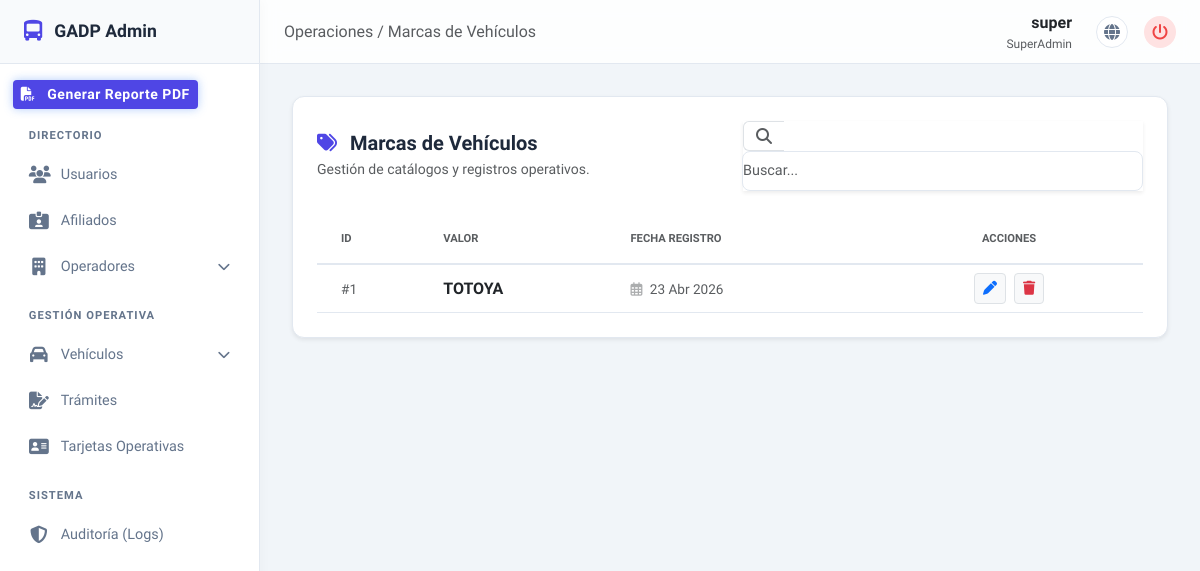
Page /gestion/marcas/ (signed in) on the earlier database version.
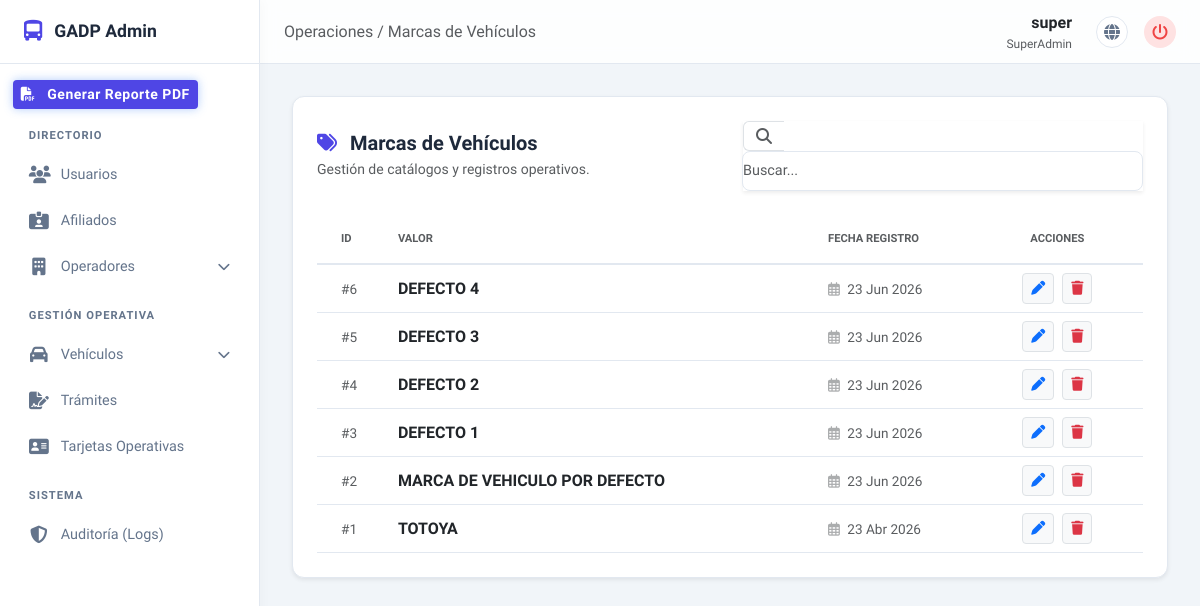
Same page on the later database version.
### apps/usuario/models.py (models this page shows, shortened)
class Usuario(AbstractUser):
    ROLES = (
        ('sa', 'Super Administrador'),
        ('a', 'Administrador'),
        ('u', 'Tecnico')
    )
    rol = models.CharField(max_length=2, choices=ROLES, default='u')
    objects = UsuarioManager()

### apps/vehiculo/models.py (models this page shows, shortened)
class MarcaVehiculo(models.Model):
    nombre = models.CharField(max_length=100)
    fecha_registro = models.DateTimeField(auto_now_add=True)

### apps/gestion/views.py (the view, shortened to what this page needs)
# urls.py: path('marcas/', views.gestion_marcas, name='marca_list'),
@login_required
@user_passes_test(es_superadmin, login_url='/', redirect_field_name=None)
def gestion_marcas(request: HttpRequest) -> HttpResponse:
    q = request.GET.get('q', '').strip()
    try:
        lista = MarcaVehiculo.objects.all().order_by('-fecha_registro')
        if q:
            lista = lista.filter(nombre__icontains=q)
        paginator = Paginator(lista, 20)
        registros = paginator.get_page(request.GET.get('page'))
    except DatabaseError as e:
        logger.error(f"Error consultando marcas: {e}")
        registros = []
    contexto = {
        'registros': registros,
        'q': q,
        'form_generico': MarcaVehiculoForm(),
        'titulo': 'Marcas de Vehículos',
        'icono': 'fa-tags',
        'campo_mostrar': 'nombre'
    }
    return render(request, 'gestion/gestion_parametros_vehiculo.html', contexto)

### apps/vehiculo/forms.py
class MarcaVehiculoForm(BootstrapFormMixin, forms.ModelForm):
    class Meta:
        model = MarcaVehiculo
        fields = ['nombre']
        labels = {
            'nombre': 'Nombre de la Marca'
        }
        widgets = {
            'nombre': forms.TextInput(attrs={'placeholder': 'Ej. Toyota, Nissan, Volvo...'})
        }

### apps/usuario/permisos.py (called while the page is built)
def es_superadmin(user):
    return user.is_authenticated and user.rol == 'sa'

### apps/gestion/templates/gestion/gestion_parametros_vehiculo.html (shortened to what this page needs)
{% extends 'gestion/base_admin.html' %}
{% block header_title %}Operaciones / {{ titulo }}{% endblock %}
{% block content %}
<div class="card-panel shadow-sm">
    <div class="d-flex flex-column flex-md-row justify-content-between align-items-md-center mb-4 gap-3">
        <div>
            <h5 class="mb-1 fw-bold" style="color: var(--text-main);">
                <i class="fas {{ icono }} me-2" style="color: var(--accent-blue);"></i> {{ titulo }}
            </h5>
            <p class="text-muted small mb-0">Gestión de catálogos y registros operativos.</p>
        </div>
        <form id="formBuscador" class="d-flex" style="max-width: 400px; width: 100%;">
            <div class="input-group shadow-sm">
                <span class="input-group-text bg-white border-end-0 text-muted">
                    <i class="fas fa-search" id="iconoBusqueda"></i>
                </span>
                <input type="text" id="searchInput" name="q" value="{{ q }}" class="form-control border-start-0 ps-0" placeholder="Buscar..." autocomplete="off">
            </div>
        </form>
    </div>
    <div id="tablaContainer" class="table-responsive">
        <table class="table table-hover align-middle mb-0">
            <thead class="bg-light">
                <tr style="border-bottom: 2px solid var(--border-color);">
                    <th class="text-muted text-uppercase fw-bold py-3 ps-4" style="font-size: 0.7rem;">ID</th>
                    <th class="text-muted text-uppercase fw-bold py-3" style="font-size: 0.7rem;">Valor</th>
                    <th class="text-muted text-uppercase fw-bold py-3" style="font-size: 0.7rem;">Fecha Registro</th>
                    <th class="text-muted text-uppercase fw-bold py-3 text-center pe-4" style="font-size: 0.7rem;">Acciones</th>
                </tr>
            </thead>
            <tbody style="background-color: var(--bg-surface);">
                {% for item in registros %}
                <tr style="border-bottom: 1px solid var(--border-color);">
                    <td class="text-muted ps-4" style="font-size: 0.85rem;">#{{ item.id }}</td>
                    <td class="fw-bold text-dark">
                        {% if item.nombre %}{{ item.nombre }}{% else %}{{ item.tipo }}{% endif %}
                    </td>
                    <td class="text-muted" style="font-size: 0.85rem;">
                        <i class="far fa-calendar-alt me-1 opacity-50"></i> {{ item.fecha_registro|date:"d M Y" }}
                    </td>
                    <td class="text-center pe-4">
                        <div class="d-inline-flex gap-2">
                            <button type="button" class="btn btn-sm btn-light border" onclick="abrirModalEdicion('{{ item.id }}', '{% if item.nombre %}{{ item.nombre|escapejs }}{% else %}{{ item.tipo|escapejs }}{% endif %}')" title="Editar">
                                <i class="fas fa-pen text-primary"></i>
                            </button>
                            <button type="button" class="btn btn-sm btn-light border" onclick="abrirModalEliminacion('{{ item.id }}', '{% if item.nombre %}{{ item.nombre|escapejs }}{% else %}{{ item.tipo|escapejs }}{% endif %}')" title="Eliminar">
                                <i class="fas fa-trash text-danger"></i>
                            </button>
                        </div>
                    </td>
                </tr>
                {% endfor %}
            </tbody>
        </table>
    </div>
</div>
{% endblock %}

### apps/gestion/templates/gestion/base_admin.html (shortened to what this page needs)
{% load static %}
<!DOCTYPE html>
<html lang="es">
<head>
    <link href="https://cdn.jsdelivr.net/npm/bootstrap@5.3.0/dist/css/bootstrap.min.css" rel="stylesheet">
    <link rel="stylesheet" href="https://cdnjs.cloudflare.com/ajax/libs/font-awesome/6.4.0/css/all.min.css">
</head>
<body>
    <aside class="sidebar" id="sidebar">
        <a href="#" class="sidebar-brand">
            <i class="fas fa-bus-alt"></i>
            <span>GADP Admin</span>
        </a>
        <div class="sidebar-nav">
            <a href="{% url 'gestion:reporte_general_pdf' %}" class="btn btn-sm text-white" style="background-color: var(--accent-blue); border: none; font-weight: 600; letter-spacing: 0.5px; box-shadow: 0 0 10px rgba(59, 130, 246, 0.4);" title="Descargar Reporte General">
                <i class="fas fa-file-pdf me-2"></i> Generar Reporte PDF
            </a>
            <div class="nav-label">Directorio</div>
            <a href="{% url 'gestion:usuario_list' %}" class="sidebar-link">
                <i class="fas fa-users icon-main"></i>
                <span>Usuarios</span>
            </a>
            <a href="{% url 'gestion:afiliado_list' %}" class="sidebar-link">
                <i class="fas fa-id-card-clip icon-main"></i>
                <span>Afiliados</span>
            </a>
            <a href="#operadoresSubmenu" class="sidebar-link" data-bs-toggle="collapse" aria-expanded="false">
                <i class="fas fa-building icon-main"></i>
                <span>Operadores</span>
                <i class="fas fa-chevron-down chevron"></i>
            </a>
            <div class="nav-label">Gestión Operativa</div>
            <a href="#vehiculosSubmenu" class="sidebar-link" data-bs-toggle="collapse" aria-expanded="false">
                <i class="fas fa-car icon-main"></i>
                <span>Vehículos</span>
                <i class="fas fa-chevron-down chevron"></i>
            </a>
            <a href="{% url 'gestion:tramite_list' %}" class="sidebar-link">
                <i class="fas fa-file-signature icon-main"></i>
                <span>Trámites</span>
            </a>
            <a href="{% url 'gestion:tarjeta_list' %}" class="sidebar-link">
                <i class="fas fa-address-card icon-main"></i>
                <span>Tarjetas Operativas</span>
            </a>
            <div class="nav-label">Sistema</div>
            <a href="{% url 'gestion:historial_list' %}" class="sidebar-link">
                <i class="fas fa-shield-halved icon-main"></i>
                <span>Auditoría (Logs)</span>
            </a>
        </div>
    </aside>
    <div class="main-wrapper">
        <header class="top-header">
            <div class="d-flex align-items-center gap-3">
                <h5 class="mb-0 text-muted d-none d-md-block fs-6 fw-medium">
                    {% block header_title %}Panel de Control{% endblock %}
                </h5>
            </div>
            <div class="d-flex align-items-center gap-3">
                <div class="text-end d-none d-sm-block me-2">
                    <div class="fw-bold fs-6 text-dark">{{ request.user.username|default:"Administrador" }}</div>
                    <div class="text-muted" style="font-size: 0.75rem;">SuperAdmin</div>
                </div>
                <a href="/" class="header-btn header-btn-portal" title="Ir al Portal Público">
                    <i class="fas fa-globe"></i>
                </a>
                <a href="{% url 'logout' %}" class="header-btn header-btn-logout" title="Cerrar Sesión">
                    <i class="fas fa-power-off"></i>
                </a>
            </div>
        </header>
        <main class="content-area">
            {% block content %}{% endblock %}
        </main>
    </div>
</body>
</html>

### apps/gestion/templates/gestion/base_admin.html (style rules this page uses)
:root { --bg-body: #f1f5f9; --bg-surface: #ffffff; --bg-hover: #f8fafc; --text-main: #1e293b; --text-muted: #64748b; --accent-blue: #4f46e5; --border-color: #e2e8f0; --sidebar-width: 260px; --header-height: 64px; }
body { background-color: var(--bg-body); color: var(--text-main); font-family: 'Plus Jakarta Sans', sans-serif; overflow: hidden; display: flex; height: 100vh; }
.sidebar { width: var(--sidebar-width); background-color: var(--bg-surface); border-right: 1px solid var(--border-color); display: flex; flex-direction: column; transition: all 0.3s ease; z-index: 1040; box-shadow: 4px 0 10px rgba(0,0,0,0.02); }
.sidebar-brand { height: var(--header-height); display: flex; align-items: center; padding: 0 1.5rem; font-size: 1.1rem; font-weight: 700; color: var(--text-main); border-bottom: 1px solid var(--border-color); text-decoration: none; gap: 12px; transition: background-color 0.2s; }
.sidebar-brand i { color: var(--accent-blue); font-size: 1.3rem; }
.sidebar-nav { flex: 1; overflow-y: auto; padding: 1rem 0.8rem; }
.nav-label { font-size: 0.7rem; text-transform: uppercase; letter-spacing: 1px; color: var(--text-muted); font-weight: 700; margin: 1.2rem 0 0.5rem 1rem; }
.sidebar-link { display: flex; align-items: center; gap: 12px; color: var(--text-muted); text-decoration: none; padding: 0.7rem 1rem; border-radius: 8px; font-size: 0.9rem; font-weight: 500; transition: all 0.2s ease; margin-bottom: 2px; }
.sidebar-link i.icon-main { font-size: 1.1rem; width: 20px; text-align: center; }
.sidebar-link i.chevron { margin-left: auto; font-size: 0.8rem; transition: transform 0.3s; }
.main-wrapper { flex: 1; display: flex; flex-direction: column; overflow-x: hidden; }
.top-header { height: var(--header-height); background-color: rgba(255, 255, 255, 0.85); backdrop-filter: blur(10px); border-bottom: 1px solid var(--border-color); display: flex; align-items: center; justify-content: space-between; padding: 0 1.5rem; z-index: 1030; }
.content-area { flex: 1; padding: 2rem; overflow-y: auto; }
.header-btn { display: inline-flex; align-items: center; justify-content: center; width: 32px; height: 32px; border-radius: 50%; transition: all 0.2s ease; text-decoration: none; }
.header-btn-portal { border: 1px solid var(--border-color); color: var(--text-muted); background: var(--bg-surface); }
.header-btn-logout { background-color: #fee2e2; color: #ef4444; border: none; }
.card-panel { background-color: var(--bg-surface); border: 1px solid var(--border-color); border-radius: 12px; padding: 1.5rem; box-shadow: 0 1px 3px rgba(0,0,0,0.05); }

### apps/gestion/templates/gestion/gestion_parametros_vehiculo.html (style rules this page uses)
.django-form-light input, #searchInput { background-color: var(--bg-surface) !important; color: var(--text-main) !important; border: 1px solid var(--border-color) !important; width: 100%; padding: 0.5rem 0.75rem; border-radius: 8px; font-size: 0.9rem; transition: all 0.2s ease; }

Differences in the rows shown:
added MarcaVehiculo: id "6", nombre "DEFECTO 4", fecha_registro "23 Jun 2026"
added MarcaVehiculo: id "5", nombre "DEFECTO 3", fecha_registro "23 Jun 2026"
added MarcaVehiculo: id "4", nombre "DEFECTO 2", fecha_registro "23 Jun 2026"
added MarcaVehiculo: id "3", nombre "DEFECTO 1", fecha_registro "23 Jun 2026"
added MarcaVehiculo: id "2", nombre "MARCA DE VEHICULO POR DEFECTO", fecha_registro "23 Jun 2026"
